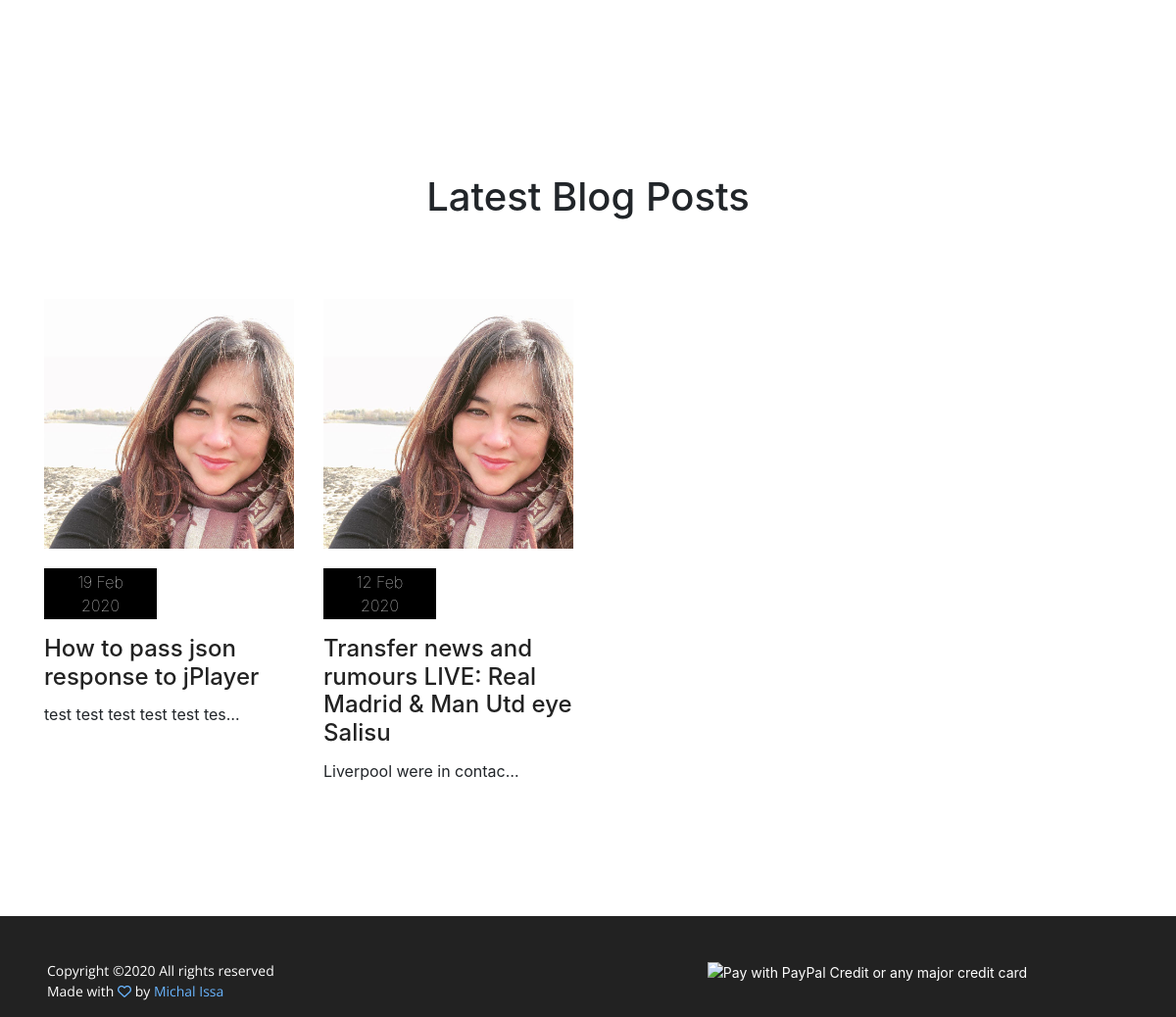
/ (lower part), run on an earlier commit of the app's database.
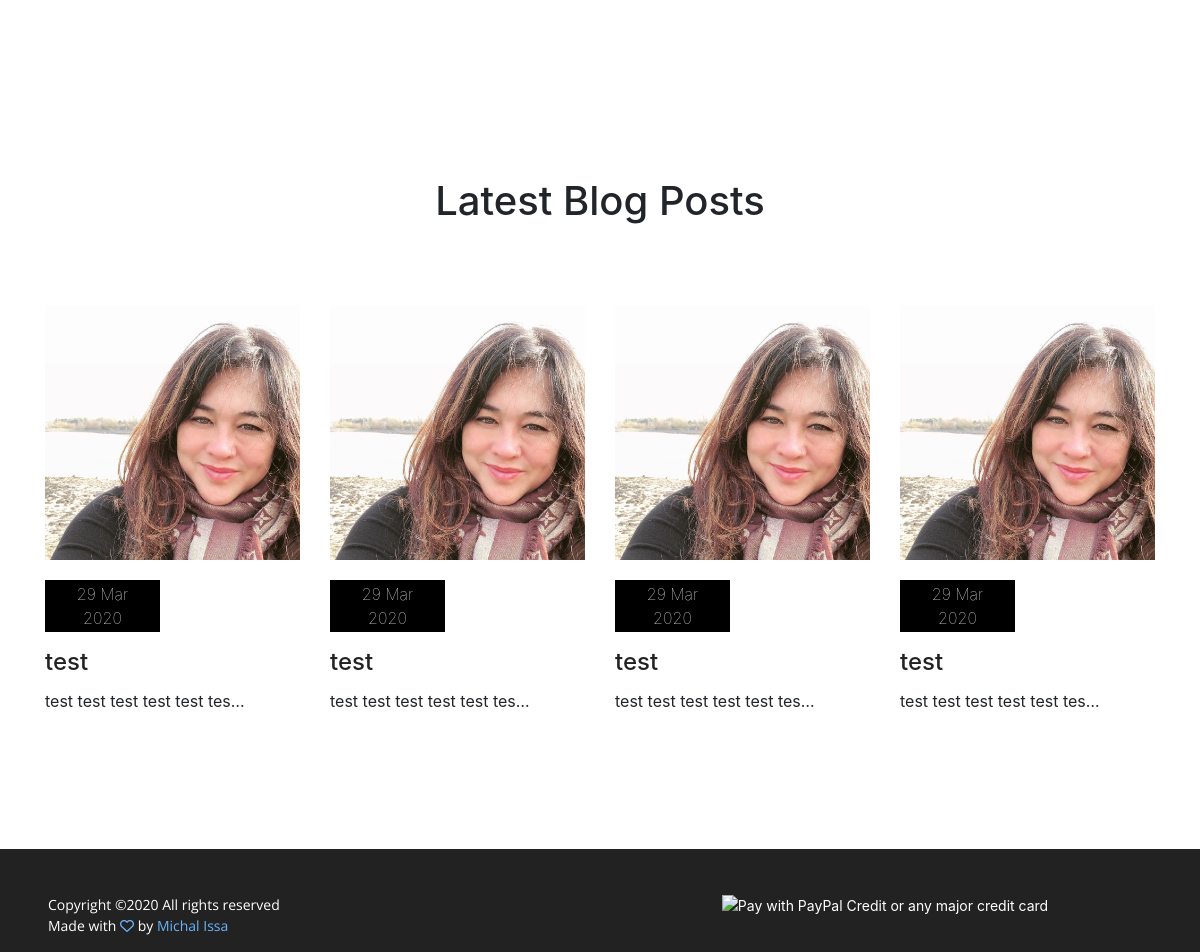
And on a later commit of the database.
### app/models.py (models this page shows, shortened)
class Posts(db.Model):
    __searchable__  = ['title', 'content']
    id = db.Column(db.Integer, primary_key=True)
    title = db.Column(db.String(100))
    content = db.Column(db.String(80000))
    youtube_link = db.Column(db.String(30))
    image_path = db.Column(db.String(100))
    posted_time = db.Column(db.DateTime, default=datetime.utcnow, index=True)
    comments = db.relationship('Comment', backref='posts', cascade="all, delete-orphan", lazy='dynamic', primaryjoin="Posts.id == Comment.parent_id")

### app/routes/main.py (the view)
@main.route("/")
def index():
    posts = Posts.query.order_by(desc(Posts.posted_time)).limit(4)
    return render_template("index.html", posts=posts)

### app/routes/main.py (called while the page is built)
@main.after_request
def after_request(response):
    response.headers["Cache-Control"] = "no-cache, no-store, must-revalidate"
    response.headers["Expires"] = 0
    response.headers["Pragma"] = "no-cache"
    return response

### app/templates/index.html (shortened to what this page needs)
{% extends "layout.html" %}
{% block main %}
		<pre>
		</pre>
			<section class="fashion-area section-gap" id="fashion">
				<div class="container">
					<div class="row d-flex justify-content-center">
						<div class="menu-content pb-70 col-lg-8">
							<div class="title text-center">
								<h1 class="mb-10">Latest Blog Posts</h1>
							</div>
						</div>
					</div>
					<div class="row">
						{% for post in posts %}
						<div class="col-lg-3 col-md-6 single-fashion">
							<img class="img-fluid" src="static/img/l3.jpg" alt="">
							<p class="date">{{post.posted_time.strftime('%d')}} {{post.posted_time.strftime('%B')[:3]}} {{post.posted_time.strftime('%Y')}}</p>
							<h4><a href="{{url_for('blog.post', post_id=post.id)}}">{{ post.title }}</a></h4>
							<p style="width: 200px; white-space: nowrap; overflow:hidden;text-overflow: ellipsis;">
								{{ post.content }}
							</p>
						</div>
						{% endfor %}
					</div>
				</div>
			</section>
{% endblock %}

What changed in the data, as far as the page shows it:
no longer on this page (row unchanged): Posts: posted_time "19", posted_time "Feb", posted_time "2020", title "How to pass json response to jPlayer", content "test test test test test tes…"
no longer on this page (row unchanged): Posts: posted_time "12", posted_time "Feb", posted_time "2020", title "Transfer news and rumours LIVE: Real Madrid & Man Utd eye Salisu", content "Liverpool were in contac…"
added Posts: posted_time "29", posted_time "Mar", posted_time "2020", title "test", content "test test test test test tes…"
added Posts: posted_time "29", posted_time "Mar", posted_time "2020", title "test", content "test test test test test tes…"
added Posts: posted_time "29", posted_time "Mar", posted_time "2020", title "test", content "test test test test test tes…"
added Posts: posted_time "29", posted_time "Mar", posted_time "2020", title "test", content "test test test test test tes…"
